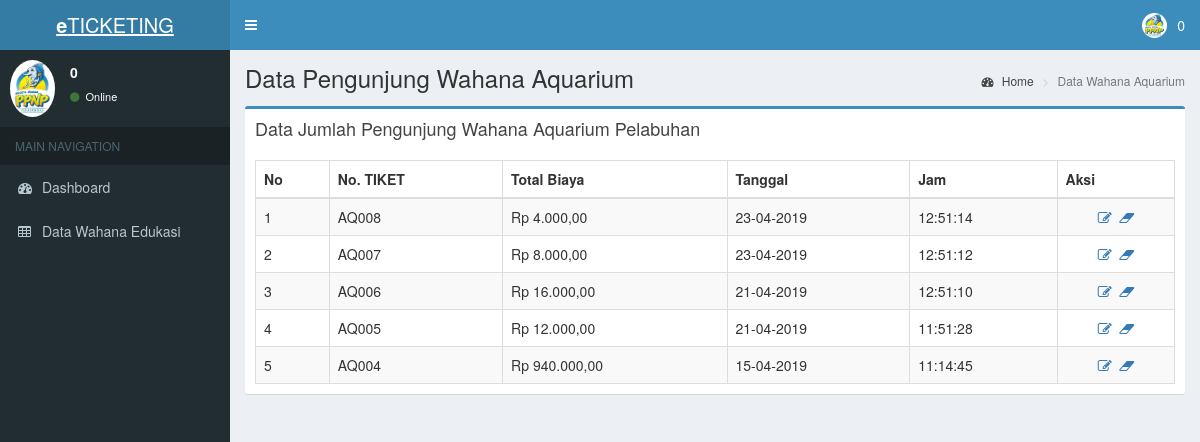
Screenshot of /pages/aquarium.php (signed in) with the database file from the repository.
### tables this page shows
CREATE TABLE `tb_aquarium` (
  `id_aquarium` varchar(10) NOT NULL,
  `id_user` varchar(10) DEFAULT NULL,
  `jml_orang` int(5) DEFAULT NULL,
  `total` int(11) DEFAULT NULL,
  `tanggal` date NOT NULL,
  `jam` time NOT NULL
);

### pages/aquarium.php (the view, shortened to what this page needs)
<?php
include('header.php');
?>
  <div class="content-wrapper">
    <section class="content-header">
      <h1>
        Data Pengunjung Wahana Aquarium
      </h1>
      <ol class="breadcrumb">
        <li><a href="index.php"><i class="fa fa-dashboard"></i> Home</a></li>
        <li class="active">Data Wahana Aquarium</li>
      </ol>
    </section>
    <section class="content">
      <div class="row">
       <div class="col-xs-12">
          <div class="box box-primary">
            <div class="box-header">
              <h3 class="box-title">Data Jumlah Pengunjung Wahana Aquarium Pelabuhan</h3>
            </div>
            <div class="box-body">
          <table id="example1" class="table table-bordered table-striped">
                <thead>
                <tr>
                <th>No</th>
                  <th>No. TIKET</th>
                  <th>Total Biaya</th>
                  <th>Tanggal</th>
                  <th>Jam</th>
                  <th>Aksi</th>
                </tr>
                </thead>
                <tbody>
                <?php
                include '../config.php';
                $no =1;
                $query = mysqli_query($connect, "SELECT * FROM tb_aquarium ORDER BY id_aquarium DESC");
                while ($data = mysqli_fetch_array($query)) {
                ?>
                <tr>
                <td><?php echo $no++;?></td>
                  <td><?php echo $data['id_aquarium'];?></td>
                  <td><?php echo rupiah($data['total']);?></td>
                  <td><?php echo date('d-m-Y', strtotime($data['tanggal']));?></td>
                  <td><?php echo $data['jam'];?></td>
                  <td><center>
                                <a class='fa fa-fw fa-edit' title='Ubah' href='edit_aquarium.php?id_aquarium="<?php echo $data['id_aquarium'];?>"'></a>
                                <a class='fa fa-fw fa-eraser' title='Hapus' href='delete_aquarium.php?id_aquarium="<?php echo $data['id_aquarium'];?>"' onclick="javascript: return confirm('Anda yakin hapus ?')"></a>
                              </center></td>
                </tr>
                <?php
                }
                ?>
                </tbody>
              </table>
            </div>
          </div>
        </div>
      </div>
    </section>
  </div>
<?php
include 'footer.php';
function rupiah($angka){
  $hasil_rupiah = "Rp " . number_format($angka,2,',','.');
  return $hasil_rupiah;
}
?>

### rows the page displays
tb_aquarium: id_aquarium "AQ008", total "Rp 4.000,00", tanggal "23-04-2019", jam "12:51:14"
tb_aquarium: id_aquarium "AQ007", total "Rp 8.000,00", tanggal "23-04-2019", jam "12:51:12"
tb_aquarium: id_aquarium "AQ006", total "Rp 16.000,00", tanggal "21-04-2019", jam "12:51:10"
tb_aquarium: id_aquarium "AQ005", total "Rp 12.000,00", tanggal "21-04-2019", jam "11:51:28"
tb_aquarium: id_aquarium "AQ004", total "Rp 940.000,00", tanggal "15-04-2019", jam "11:14:45"

### other values shown
$_SESSION['nama_user'] "0"
